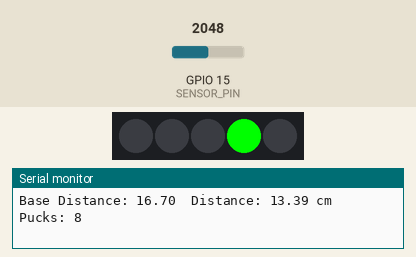
Simulated run of this sketch. Board: ESP32. On the bench: 5 RGB LEDs in strip order, left to right, the last lines printed to the serial monitor. The test bench sets the inputs (shaded band); at power-on: GPIO 15 (SENSOR_PIN) = 2048.

Above: at 1.2 s.
1.3 s: GPIO 15 (SENSOR_PIN) set to 2866
At 1.7 s:
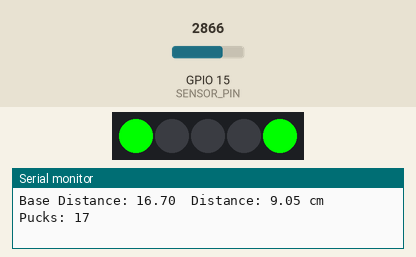
2.8 s: GPIO 15 (SENSOR_PIN) set to 3603
At 3.3 s:
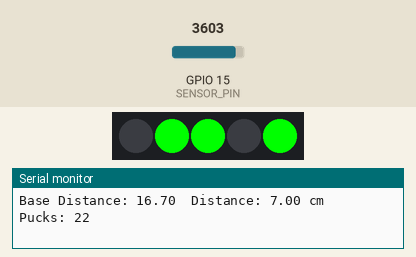
4.3 s: GPIO 15 (SENSOR_PIN) set to 4095
At 4.8 s:
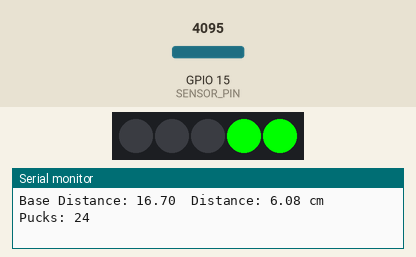
Timing chart, 0 to 7.3 s (numbered marks = the images above; inputs shaded):
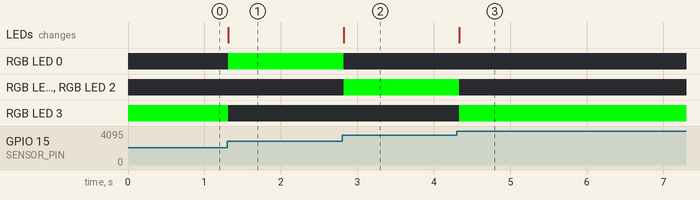

Measured:
- after the input at 1.3 s, RGB LED 0: off → RGB(0, 255, 0) at once; RGB LED 3: RGB(0, 255, 0) → off at once; the LEDs: change at once (image 1)
- after the input at 2.8 s, RGB LED 0: RGB(0, 255, 0) → off at once; RGB LED 1, RGB LED 2: off → RGB(0, 255, 0) at once; the LEDs: change at once (image 2)
- after the input at 4.3 s, RGB LED 1, RGB LED 2: RGB(0, 255, 0) → off at once; RGB LED 3: off → RGB(0, 255, 0) at once; the LEDs: change at once (image 3)

The sketch:

dist_sensor.ino
```cpp
#include <Arduino.h>
#include <Adafruit_NeoPixel.h>

#define SENSOR_PIN 15 // GPIO36 (VP) is an analog pin
#define PIN_WS2812B 22  // The ESP32 pin GPIO16 connected to WS2812B
#define NUM_PIXELS 5    // The number of LEDs (pixels) on WS2812B LED strip

Adafruit_NeoPixel ws2812b(NUM_PIXELS, PIN_WS2812B, NEO_GRB + NEO_KHZ800);

int calib_count = 0;
float base_total = 0;
int base_calib = 0;
float base_dist = 0;
float dist = 0;
float prev_dist = 0;
int pucks = 0;

void displayBinary(int number) {
  ws2812b.clear();  // Clear all LEDs

  for (int bit = 0; bit < NUM_PIXELS; bit++) {
    if (number & (1 << bit)) {  // Check if the bit is set in 'number'
      ws2812b.setPixelColor(bit, ws2812b.Color(0, 255, 0));  // Turn ON LED (green)
    } else {
      ws2812b.setPixelColor(bit, ws2812b.Color(0, 0, 0));    // Turn OFF LED (black/off)
    }
  }

  ws2812b.show();  // Update the LED strip
}

void setup() {
  Serial.begin(115200);
  ws2812b.begin();  // Initialize WS2812B strip object
}

void loop() {
  int rawValue = analogRead(SENSOR_PIN); // Read the raw ADC value (0-4095)
  float voltage = (rawValue / 4095.0) * 5.0; // Convert to voltage (for 3.3V ADC reference)

  // Convert voltage to distance (approximation based on the sensor's datasheet)
  float dist = 27.86 / (voltage - 0.42); // Calibration formula

  unsigned long curr_time = millis();

  /*if (base_calib == 0) {
    base_total += dist;
    calib_count++;
    if (curr_time >= 7000) {
      base_dist = base_total / calib_count;
      base_calib = 1;
      Serial.println("Calibration completed.");
    }
  }*/
  base_calib = 1;
  base_dist = 16.70;

  if (base_calib == 1) {
    pucks = round((base_dist - dist) / 0.44);
    //if (pucks <= 1) pucks++;
    displayBinary(pucks);  // Display binary representation on the LED strip
    Serial.print("Base Distance: ");
    Serial.print(base_dist);
    Serial.print("\tDistance: ");
    Serial.print(dist, 2);
    Serial.print(" cm\tPucks: ");
    Serial.println(pucks);
  }

  delay(100);
}
```
